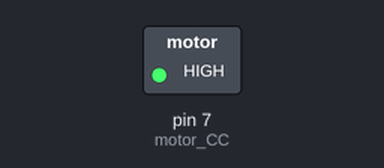
The sketch below on a simulated Arduino Uno, built with avr-gcc and run on an emulated ATmega328P. On the bench: switched loads named in the sketch (green lamp = pin HIGH). Dashed ring = blinking.

Above: at 0.5 s.
Timing chart, 0 to 4.6 s (numbered marks = the images above):
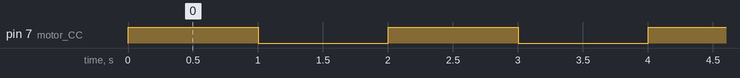

Measured:
- by itself, pin 7 (motor_CC): alternates HIGH for 1.0 s and LOW for 1.0 s

The sketch:

motor_CC.ino
```cpp
/*
 * Objetivo: Ligar motor CC no Arduino
 * Autora: Téc. em Mecatrônica - Ivoneide Duarte
 * Data: Julho de 2020
 */

#define motor_CC 7

void setup()
{
  //Configuração dos pinos digitais como saída de dados
  pinMode(motor_CC, OUTPUT);
}

void loop()
{
  digitalWrite(motor_CC, HIGH); //Ligar o motor
  delay(1000);                  //Espera 1s
  digitalWrite(motor_CC, LOW);  //Desliga o motor
  delay(1000);                   //Espera 1s
}
```
